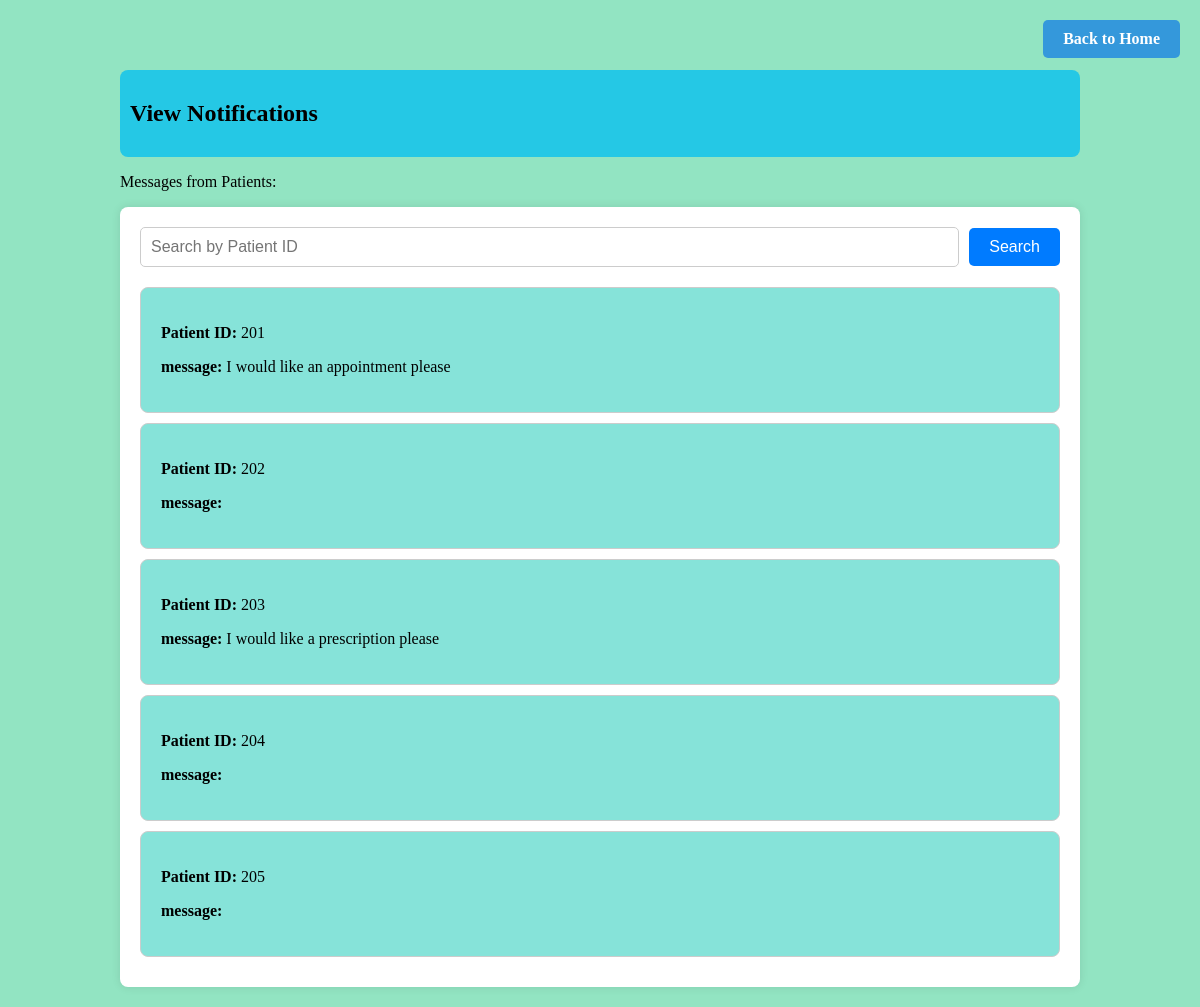
Screenshot of /view_doctor_notifications.php with the database file from the repository.
### tables this page shows
CREATE TABLE "Patient" (
	"patient_id"	INTEGER NOT NULL,
	"patient_Fname"	TEXT NOT NULL,
	"patient_Lname"	TEXT NOT NULL,
	"patient_dob"	INTEGER NOT NULL,
	"patient_gender"	INTEGER NOT NULL,
	"patient_password"	TEXT NOT NULL,
	"patient_diagnosis"	NUMERIC,
	"app_message"	TEXT,
	"pre_message"	TEXT,
	PRIMARY KEY("patient_id")
);

### view_doctor_notifications.php (the view, shortened to what this page needs)
<?php
$db = new SQLite3('SoftwareProjDB.db');
if(isset($_GET['search']) && !empty($_GET['search'])) {
    $search = $_GET['search'];
    $query = $db->prepare("SELECT * FROM Patient WHERE patient_id = :search");
    $query->bindValue(':search', $search, SQLITE3_TEXT);
} else {
    $query = $db->prepare("SELECT * FROM Patient");
}
$result = $query->execute();
$notifications = [];
while ($row = $result->fetchArray(SQLITE3_ASSOC)) {
    $notifications[] = $row;
}
?>
<a href="doctor_dashboard.php" class="back-to-home-button">Back to Home</a>
<!DOCTYPE html>
<html lang="en">
<head>
    <link rel="stylesheet" href="style.css">
</head>
<body>
<div class="container">
<div class ="dashboard-title">
    <h2>View Notifications</h2>
    </div>
    <p>Messages from Patients:</p>
    <div class="content-box">
        <form action="" method="GET" class="search-form">
            <input type="text" name="search" placeholder="Search by Patient ID" class="search-input">
            <button type="submit" class="search-button">Search</button>
        </form>
        <?php foreach ($notifications as $notification): ?>
            <div class="record-box">
                <p><strong>Patient ID:</strong> <?php echo $notification['patient_id']; ?></p>
                <p><strong>message:</strong> <?php echo $notification['app_message']; ?></p>
            </div>
        <?php endforeach; ?>
    </div>
</div>
</body>
</html>

### style.css (style rules this page uses)
body { background-color: rgba(26, 200, 127, 0.475); margin: 0; padding: 0; }
.container { width: 80%; margin: 0 auto; padding: 20px; flex-direction: column; align-items: center; }
.content-box { background-color: #ffffff; padding: 20px; border-radius: 8px; box-shadow: 0 0 10px rgba(0, 0, 0, 0.1); overflow: auto; }
.dashboard-title { background-color: #25c8e5; border-radius: 8px; padding: 10px; margin-top: 50px; margin-top: 50px; }
.back-to-home-button { position: fixed; top: 20px; right: 20px; background-color: #3498db; color: #fff; padding: 10px 20px; border: none; border-radius: 5px; text-decoration: none; font-weight: bold; cursor: pointer; }
.search-form { display: flex; align-items: center; margin-bottom: 20px; }
.search-input { flex: 1; padding: 10px; font-size: 16px; border: 1px solid #ccc; border-radius: 5px; margin-right: 10px; }
.search-button { padding: 10px 20px; font-size: 16px; background-color: #007bff; color: #fff; border: none; border-radius: 5px; cursor: pointer; transition: background-color 0.3s ease; }
.record-box { background-color: #86e3d9; border: 1px solid #ccc; border-radius: 8px; margin-bottom: 10px; padding: 20px; }

### rows the page displays
patient: patient_id "201", app_message "I would like an appointment please"
patient: patient_id "202"
patient: patient_id "203", app_message "I would like a prescription please"
patient: patient_id "204"
patient: patient_id "205"
